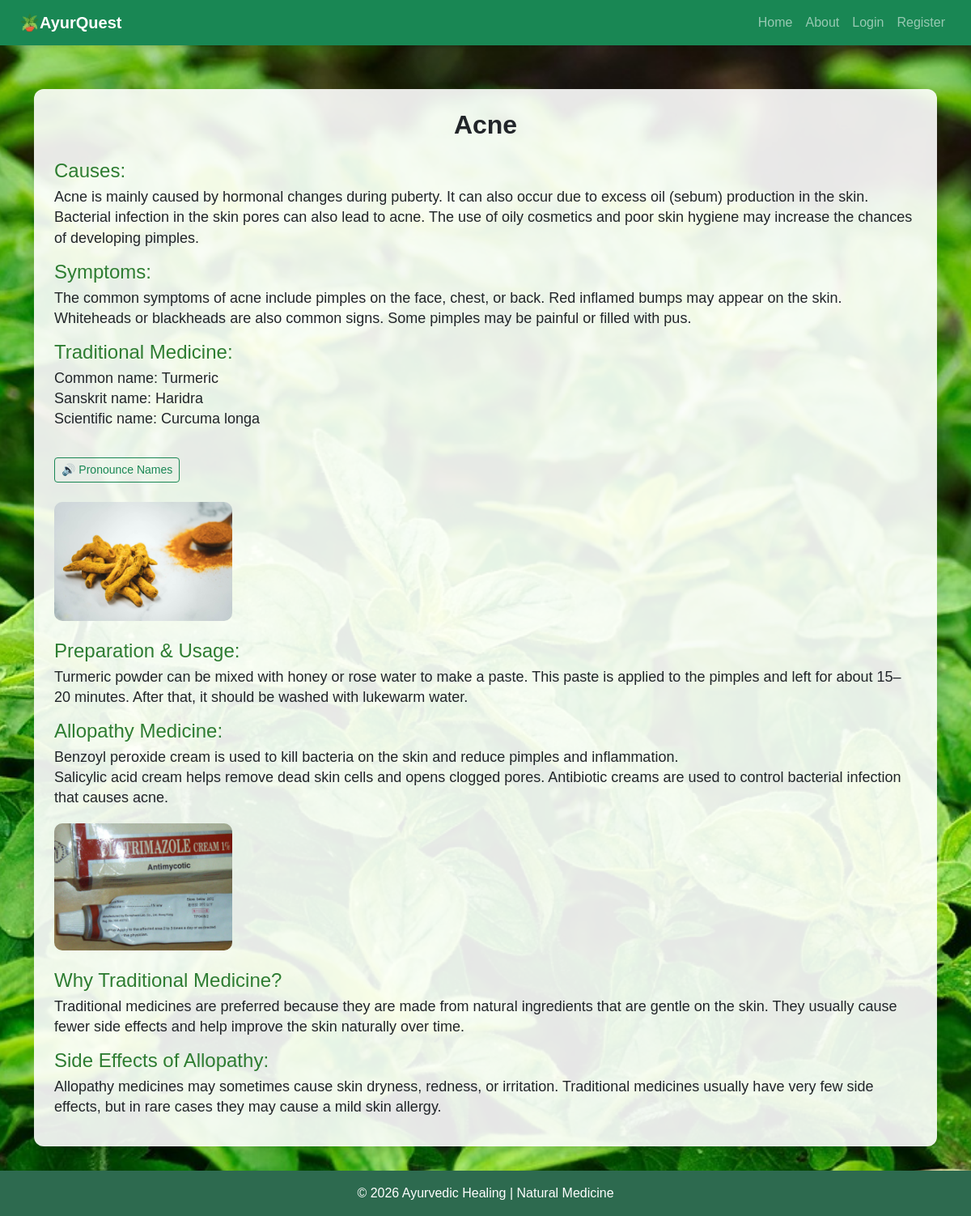
The app's page /disease_details.php?id=6 with its own data.
### tables this page shows
CREATE TABLE `diseases` (
  `id` int(11) NOT NULL,
  `disease_name` varchar(100) NOT NULL,
  `causes` text NOT NULL,
  `symptoms` text NOT NULL,
  `allopathy_medicine` text NOT NULL,
  `allopathy_image` varchar(255) NOT NULL,
  `traditional_medicine` text NOT NULL,
  `traditional_image` varchar(255) NOT NULL,
  `preparation_usage` text NOT NULL,
  `why_traditional` text NOT NULL,
  `side_effects` text NOT NULL
);

### disease_details.php (the view, shortened to what this page needs)
<?php
include 'includes/db.php';
include 'includes/header.php';
$id = $_GET['id'];
$query = "SELECT * FROM diseases WHERE id='$id'";
$result = mysqli_query($conn,$query);
$row = mysqli_fetch_assoc($result);
?>
<div class="page-bg">
<div class="container mt-4">
<div class="content-box">
<h2 class="text-center mb-4 fw-bold">
    <?php echo $row['disease_name']; ?>
</h2>
<h4 class="section-title">Causes:</h4>
<p class="section-content">
    <?php echo nl2br($row['causes']); ?>
</p>
<h4 class="section-title">Symptoms:</h4>
<p class="section-content">
<?php
$symptoms = trim($row['symptoms']);
$symptoms = preg_replace("/\n\s*\n/", "\n", $symptoms);
echo nl2br($symptoms);
?>
</p>
<h4 class="section-title">Traditional Medicine:</h4>
<p id="medicineText" class="section-content">
    <?php echo nl2br($row['traditional_medicine']); ?>
</p>
<button onclick="speakText()" class="btn btn-sm btn-outline-success mb-3">
🔊 Pronounce Names
</button>
<br>
<img src="images/<?php echo $row['traditional_image']; ?>" class="info-img zoom-img" onclick="toggleZoom(this)">
<h4 class="section-title">Preparation & Usage:</h4>
<p class="section-content">
    <?php echo nl2br($row['preparation_usage']); ?>
</p>
<h4 class="section-title">Allopathy Medicine:</h4>
<p class="section-content">
<?php
$allopathy = trim($row['allopathy_medicine']);
$allopathy = preg_replace("/\n\s*\n/", "\n", $allopathy);
echo nl2br($allopathy);
?>
</p>
<img src="images/<?php echo $row['allopathy_image']; ?>" class="info-img zoom-img" onclick="toggleZoom(this)">
<h4 class="section-title">Why Traditional Medicine?</h4>
<p class="section-content">
    <?php echo nl2br($row['why_traditional']); ?>
</p>
<h4 class="section-title">Side Effects of Allopathy:</h4>
<p class="section-content">
    <?php echo nl2br($row['side_effects']); ?>
</p>
</div>
</div>
</div>
<?php include 'includes/footer.php'; ?>

### css/style.css (style rules this page uses)
body { background:#f1f8e9; font-family: Arial, Helvetica, sans-serif; margin:0; padding:0; }
.content-box { background: rgba(255, 255, 255, 0.95); padding: 25px; border-radius: 12px; box-shadow: 0 4px 15px rgba(0,0,0,0.1); }
img { max-width:100%; border-radius:10px; }
h4 { color:#2e7d32; }

### disease_details.php (style rules this page uses)
.page-bg { background: url('images/bg1.jpg') no-repeat center center fixed; background-size: cover; min-height: 100vh; padding-top: 30px; padding-bottom: 30px; }
.content-box { background: rgba(255, 255, 255, 0.9); padding: 25px; border-radius: 12px; box-shadow: 0 4px 15px rgba(0,0,0,0.1); }
.zoom-img { cursor: zoom-in; transition: all 0.3s ease; }
.section-title { font-weight: 500; font-size: 24px; color: #2e7d32; margin-top: 15px; margin-bottom: 5px; }
.section-content { font-size: 18px; margin-bottom: 10px; line-height: 1.4; }
.info-img { width: 220px; height: auto; border-radius: 10px; margin: 8px 0; }

### records on screen
diseases: disease_name "Acne", causes "Acne is mainly caused by hormonal changes during puberty. It can also occur due to excess oil (sebum) production in the skin. Bacterial infection in the skin pores can also lead to acne. The use of oily cosmetics and poor skin hygiene may increase the chances of developing pimples.", symptoms "The common symptoms of acne include pimples on the face, chest, or back. Red inflamed bumps may appear on the skin. Whiteheads or blackheads are also common signs. Some pimples may be painful or filled with pus.", traditional_medicine "Common name: Turmeric Sanskrit name: Haridra Scientific name: Curcuma longa", traditional_image (picture), preparation_usage "Turmeric powder can be mixed with honey or rose water to make a paste. This paste is applied to the pimples and left for about 15–20 minutes. After that, it should be washed with lukewarm water.", allopathy_medicine "Benzoyl peroxide cream is used to kill bacteria on the skin and reduce pimples and inflammation. Salicylic acid cream helps remove dead skin cells and opens clogged pores. Antibiotic creams are used to control bacterial infection that causes acne.", allopathy_image (picture), why_traditional "Traditional medicines are preferred because they are made from natural ingredients that are gentle on the skin. They usually cause fewer side effects and help improve the skin naturally over time.", side_effects "Allopathy medicines may sometimes cause skin dryness, redness, or irritation. Traditional medicines usually have very few side effects, but in rare cases they may cause a mild skin allergy."
